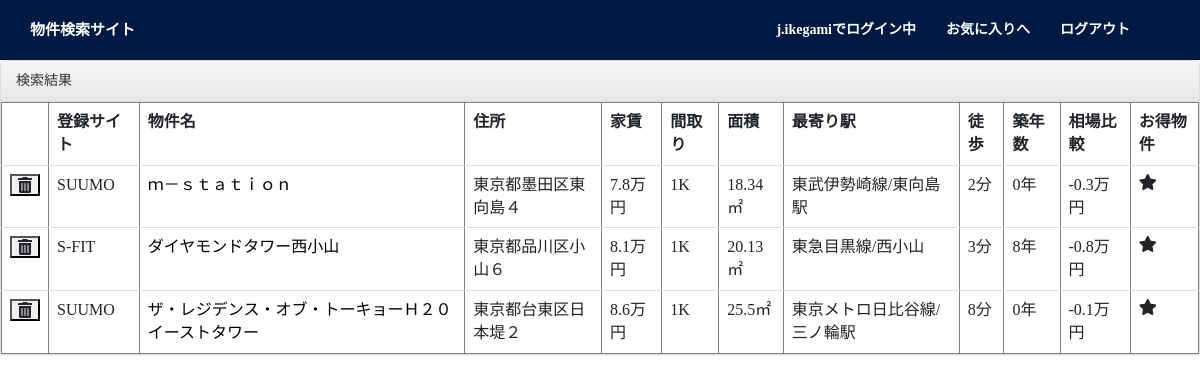
/scraping/favorite/ (signed in), run on the app's committed database.
### scraping/models.py (models this page shows, shortened)
class Rent(models.Model):
    user = models.CharField(max_length=200)
    category = models.CharField(max_length=200)
    url=models.CharField(max_length=300)
    name = models.CharField(max_length=200)
    address = models.CharField(max_length=200)
    rent = models.CharField(max_length=200)
    layout= models.CharField(max_length=200)
    area = models.CharField(max_length=200)
    station = models.CharField(max_length=200)
    timeOnFoot = models.CharField(max_length=200)
    age = models.CharField(max_length=200)
    difference = models.FloatField()
    bargain = models.BooleanField()

### scraping/views.py (the view)
# urls.py: path('favorite/', views.favorite, name='favorite'),
def favorite(request):
    from .models import Rent
    data = Rent.objects.all().filter(user=request.user)
    context = {
        'data':data
    }
    return render(request, 'favorite.html', context)

### scraping/templates/favorite.html (shortened to what this page needs)
{% load static %}
<head>
<link rel="stylesheet" href="//maxcdn.bootstrapcdn.com/bootstrap/3.2.0/css/bootstrap.min.css">
<link rel="stylesheet" href="//maxcdn.bootstrapcdn.com/bootstrap/3.2.0/css/bootstrap-theme.min.css">
<link href="https://use.fontawesome.com/releases/v5.6.1/css/all.css" rel="stylesheet">
<link rel="stylesheet" href="//maxcdn.bootstrapcdn.com/bootstrap/3.2.0/css/bootstrap.min.css">
<link rel="stylesheet" href="//maxcdn.bootstrapcdn.com/bootstrap/3.2.0/css/bootstrap-theme.min.css">
<link href="https://use.fontawesome.com/releases/v5.6.1/css/all.css" rel="stylesheet">
  <link rel="stylesheet" href="https://stackpath.bootstrapcdn.com/bootstrap/4.3.1/css/bootstrap.min.css">
    <link
      rel="stylesheet"
      href="//maxcdn.bootstrapcdn.com/bootstrap/3.2.0/css/bootstrap.min.css"
    />
    <link
      rel="stylesheet"
      href="//maxcdn.bootstrapcdn.com/bootstrap/3.2.0/css/bootstrap-theme.min.css"
    />
    <link
      href="https://use.fontawesome.com/releases/v5.6.1/css/all.css"
      rel="stylesheet"
    />
    <link rel="stylesheet" href="{% static 'css/search.css' %}">
</head>
<body>
<header>
        <a href ="{% url 'search' %}" class="title">物件検索サイト</a>
    <ul class="login-contents">
    {% if user.is_authenticated %}
      <li><a class="user">{{ user.username }}でログイン中</li></a><li><a href="{% url 'favorite' %}" class="fav">お気に入りへ</a></li><li><a href="{% url 'logout' %}" class="logout">ログアウト</a></li>
      {% else %}
      <li>
      <a href="{% url 'login' %}" class="login">ログイン</a>
      </li>
      {% endif %}
      </ul>
</header>
<div class="panel panel-default">
    <div class="panel-heading">検索結果</div>
<table border="1" class="table table-hover">
    <tr>
      <th></th>
      <th>登録サイト</th>
      <th>物件名</th>
      <th>住所</th>
      <th>家賃</th>
      <th>間取り</th>
      <th>面積</th>
      <th>最寄り駅</th>
      <th>徒歩</th>
      <th>築年数</th>
      <th>相場比較</th>
      <th>お得物件</th>
    </tr>
   {% for item in data%}
    <tr>
     <td><button type="button" class="deleteBtn" id="{{ item.id }}" action="delete/" method="post"><i class="fas fa-trash-alt"></i></button>
      <td>
     {{ item.category }}
     </td>
     <td>
     <a href="{{ item.url }}">
     {{ item.name }}
     </a>
    </td>
     <td>
     {{ item.address }}
    </td>
     <td>
     {{ item.rent }}万円
    </td>
    <td>
     {{ item.layout }}
    </td>
     <td>
     {{ item.area }}㎡
    </td>
     <td>
     {{ item.station }}
    </td>
     <td>
     {{ item.timeOnFoot }}分
    </td>
    {% if item.age == 0 %}
     <td>
     新築
     </td>
     {% else %}
      <td>
     {{ item.age }}年
     </td>
     {% endif%}
         {% if item.difference > 0 %}
     <td>+{{ item.difference }}万円
    </td>
    {% else %}
    <td>
    {{ item.difference }}万円
    </td>
  {% endif%}
    {% if item.bargain %}
     <td>
<i class="fas fa-star"></i>
    </td>
    {% else %}
    <td>
    </td>
    {% endif%}
    </tr>
{% endfor %}
 </table>
 </div>
 </body>

### static/css/search.css (style rules this page uses)
body { font-family: "sans-serif"; background-color: white; }
header { top: 0; width: 100%; background-color: #001A43; align-items: center; font-weight: bold; height: 60px; }
.title { font-size: 15px; padding-left: 30px; }
a { text-decoration: none; color: black; }
header a { color:white; text-align:center; height:60px; line-height:60px; }
.login-contents { padding-right:40px; color:white; }
.user { pointer-events: none; }
ul { list-style: none; float:right; }
li { float:left; margin-right:30px; font-size: 14px; }

### data on the page
Rent: category "SUUMO", name "ｍ－ｓｔａｔｉｏｎ", address "東京都墨田区東向島４", rent "7.8", layout "1K", area "18.34", station "東武伊勢崎線/東向島駅", timeOnFoot "2", age "0", difference "-0.3", bargain True (drawn)
Rent: category "S-FIT", name "ダイヤモンドタワー西小山", address "東京都品川区小山６", rent "8.1", layout "1K", area "20.13", station "東急目黒線/西小山", timeOnFoot "3", age "8", difference "-0.8", bargain True (drawn)
Rent: category "SUUMO", name "ザ・レジデンス・オブ・トーキョーＨ２０イーストタワー", address "東京都台東区日本堤２", rent "8.6", layout "1K", area "25.5", station "東京メトロ日比谷線/三ノ輪駅", timeOnFoot "8", age "0", difference "-0.1", bargain True (drawn)

### other printed values
{{ user.username }} "j.ikegami"
